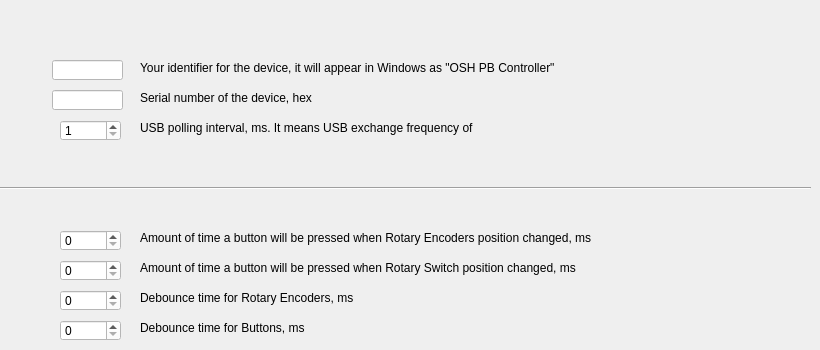
    <widget class="QWidget" name="tab_4">
     <attribute name="title">
      <string>Tuning</string>
     </attribute>
     <widget class="QLabel" name="label_54">
      <property name="geometry">
       <rect>
        <x>140</x>
        <y>260</y>
        <width>491</width>
        <height>16</height>
       </rect>
      </property>
      <property name="text">
       <string>Amount of time a button will be pressed when Rotary Switch position changed, ms</string>
      </property>
     </widget>
     <widget class="QLabel" name="label_55">
      <property name="geometry">
       <rect>
        <x>140</x>
        <y>290</y>
        <width>341</width>
        <height>16</height>
       </rect>
      </property>
      <property name="text">
       <string>Debounce time for Rotary Encoders, ms</string>
      </property>
     </widget>
     <widget class="QLabel" name="label_56">
      <property name="geometry">
       <rect>
        <x>140</x>
        <y>320</y>
        <width>281</width>
        <height>16</height>
       </rect>
      </property>
      <property name="text">
       <string>Debounce time for Buttons, ms</string>
      </property>
     </widget>
     <widget class="QLabel" name="label_57">
      <property name="geometry">
       <rect>
        <x>140</x>
        <y>230</y>
        <width>491</width>
        <height>16</height>
       </rect>
      </property>
      <property name="text">
       <string>Amount of time a button will be pressed when Rotary Encoders position changed, ms</string>
      </property>
     </widget>
     <widget class="QSpinBox" name="spinBox__Rot_Press_time">
      <property name="geometry">
       <rect>
        <x>60</x>
        <y>230</y>
        <width>61</width>
        <height>21</height>
       </rect>
      </property>
      <property name="styleSheet">
       <string notr="true">background-color: rgb(255, 255, 255);</string>
      </property>
      <property name="maximum">
       <number>65535</number>
      </property>
     </widget>
     <widget class="QSpinBox" name="spinBox_RotSwitch_Press_time">
      <property name="geometry">
       <rect>
        <x>60</x>
        <y>260</y>
        <width>61</width>
        <height>21</height>
       </rect>
      </property>
      <property name="styleSheet">
       <string notr="true">background-color: rgb(255, 255, 255);</string>
      </property>
      <property name="maximum">
       <number>65535</number>
      </property>
     </widget>
     <widget class="QSpinBox" name="spinBox_Rot_Debounce_time">
      <property name="geometry">
       <rect>
        <x>60</x>
        <y>290</y>
        <width>61</width>
        <height>21</height>
       </rect>
      </property>
      <property name="styleSheet">
       <string notr="true">background-color: rgb(255, 255, 255);</string>
      </property>
      <property name="maximum">
       <number>65535</number>
      </property>
     </widget>
     <widget class="QSpinBox" name="spinBox_Button_Debounce_time">
      <property name="geometry">
       <rect>
        <x>60</x>
        <y>320</y>
        <width>61</width>
        <height>21</height>
       </rect>
      </property>
      <property name="styleSheet">
       <string notr="true">background-color: rgb(255, 255, 255);</string>
      </property>
      <property name="maximum">
       <number>65535</number>
      </property>
     </widget>
     <widget class="Line" name="line">
      <property name="geometry">
       <rect>
        <x>0</x>
        <y>180</y>
        <width>811</width>
        <height>16</height>
       </rect>
      </property>
      <property name="orientation">
       <enum>Qt::Horizontal</enum>
      </property>
     </widget>
     <widget class="QSpinBox" name="spinBox_USB_exchange">
      <property name="geometry">
       <rect>
        <x>60</x>
        <y>120</y>
        <width>61</width>
        <height>21</height>
       </rect>
      </property>
      <property name="styleSheet">
       <string notr="true">background-color: rgb(255, 255, 255);</string>
      </property>
      <property name="minimum">
       <number>1</number>
      </property>
      <property name="maximum">
       <number>255</number>
      </property>
     </widget>
     <widget class="QLabel" name="label_59">
      <property name="geometry">
       <rect>
        <x>140</x>
        <y>120</y>
        <width>441</width>
        <height>16</height>
       </rect>
      </property>
      <property name="text">
       <string>USB polling interval, ms. It means USB exchange frequency of</string>
      </property>
     </widget>
     <widget class="QLineEdit" name="lineEdit_Device_ident">
      <property name="geometry">
       <rect>
        <x>52</x>
        <y>60</y>
        <width>71</width>
        <height>20</height>
       </rect>
      </property>
      <property name="styleSheet">
       <string notr="true">background-color: rgb(255, 255, 255);</string>
      </property>
      <property name="maxLength">
       <number>10</number>
      </property>
     </widget>
     <widget class="QLineEdit" name="lineEdit_Serial_Number">
      <property name="geometry">
       <rect>
        <x>52</x>
        <y>90</y>
        <width>71</width>
        <height>20</height>
       </rect>
      </property>
      <property name="styleSheet">
       <string notr="true">background-color: rgb(255, 255, 255);</string>
      </property>
      <property name="inputMask">
       <string>HHHHHHHHHH</string>
      </property>
      <property name="maxLength">
       <number>10</number>
      </property>
     </widget>
     <widget class="QLabel" name="label_60">
      <property name="geometry">
       <rect>
        <x>140</x>
        <y>60</y>
        <width>521</width>
        <height>16</height>
       </rect>
      </property>
      <property name="text">
       <string>Your identifier for the device, it will appear in Windows as &quot;OSH PB Controller&quot;</string>
      </property>
     </widget>
     <widget class="QLabel" name="label_61">
      <property name="geometry">
       <rect>
        <x>140</x>
        <y>90</y>
        <width>181</width>
        <height>16</height>
       </rect>
      </property>
      <property name="text">
       <string>Serial number of the device, hex</string>
      </property>
     </widget>
    </widget>
